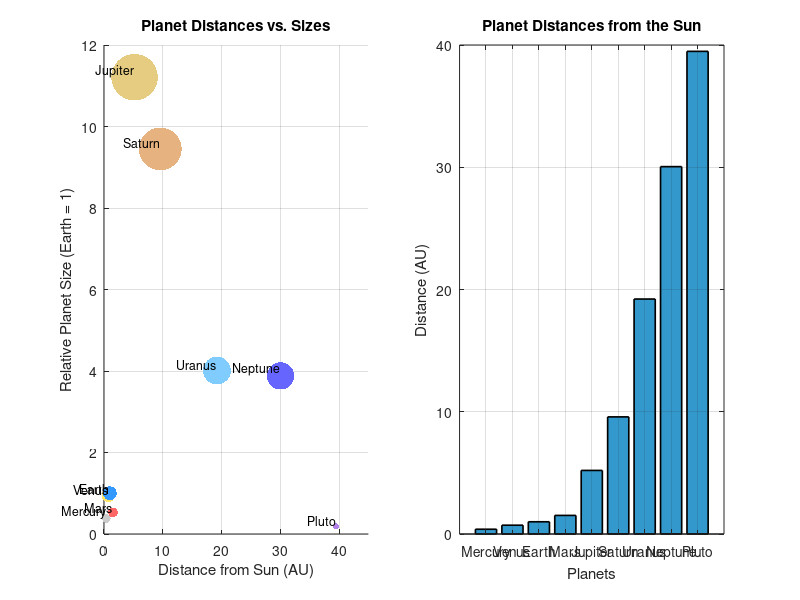

This figure's MATLAB source:
% Author Name: [Chase Courson]
% Email: [courso95@students.rowan.edu]
% Course: MATLAB Programming - Fall 2024
% Assignment: Assignment 2
% Task: [Part 4]
% Date: [10/18/2024]

% Part 1: Defined the solar system data, pluto was planet until 2007
planet_names = {'Mercury', 'Venus', 'Earth', 'Mars', 'Jupiter', 'Saturn', 'Uranus', 'Neptune', 'Pluto'};
planet_distances = [0.39, 0.72, 1.0, 1.52, 5.2, 9.58, 19.22, 30.05, 39.48]; % Distances in AU
planet_sizes = [0.38, 0.95, 1.0, 0.53, 11.21, 9.45, 4.01, 3.88, 0.19]; % Relative sizes with Earth = 1

% Part 2: Defined the colors of each planet, I liked pluto as a child
colors = [
    [0.8, 0.8, 0.8];   % Mercury - Gray
    [1.0, 0.9, 0.4];   % Venus - Yellowish
    [0.2, 0.6, 1.0];   % Earth - Blue
    [1.0, 0.4, 0.4];   % Mars - Red
    [0.9, 0.8, 0.5];   % Jupiter - Beige
    [0.9, 0.7, 0.5];   % Saturn - Light Brown
    [0.5, 0.8, 1.0];   % Uranus - Light Blue
    [0.4, 0.4, 1.0];   % Neptune - Deep Blue
    [0.7, 0.5, 0.9]    % Pluto - Purple
];

% Part 3: Created a figure with subplots
figure('Position', [100, 100, 1200, 500]); % Adjusted size for better layout

% Subplot 1: Scatter plot of planet sizes and distances
subplot(1, 2, 1); % 1 row, 2 columns, 1st subplot
scatter(planet_distances, planet_sizes, planet_sizes * 100, colors, 'filled'); % Marker size reflects planet sizes
title('Planet Distances vs. Sizes');
xlabel('Distance from Sun (AU)');
ylabel('Relative Planet Size (Earth = 1)');
grid on;
axis([0, 45, 0, 12]); % Adjust axis for better viewing

% Added labels to each point
for i = 1:length(planet_names)
    text(planet_distances(i), planet_sizes(i), [' ' planet_names{i}], ...
        'VerticalAlignment', 'bottom', 'HorizontalAlignment', 'right', 'FontSize', 9);
end

% Subplot 2: Bar chart of distances for planets
subplot(1, 2, 2); % 1 row, 2 columns, 2nd subplot
bar(planet_distances, 'FaceColor', [0.2 0.6 0.8], 'EdgeColor', 'k', 'LineWidth', 1.2);
title('Planet Distances from the Sun');
xlabel('Planets');
ylabel('Distance (AU)');
xticks(1:length(planet_names));
xticklabels(planet_names);
xtickangle(45); % Rotate labels for better readability
colormap(colors); % Apply custom colors to the bars
grid on;

% Part D: Saved the file as a png
saveas(gcf, 'solar_system_visualization.png');
